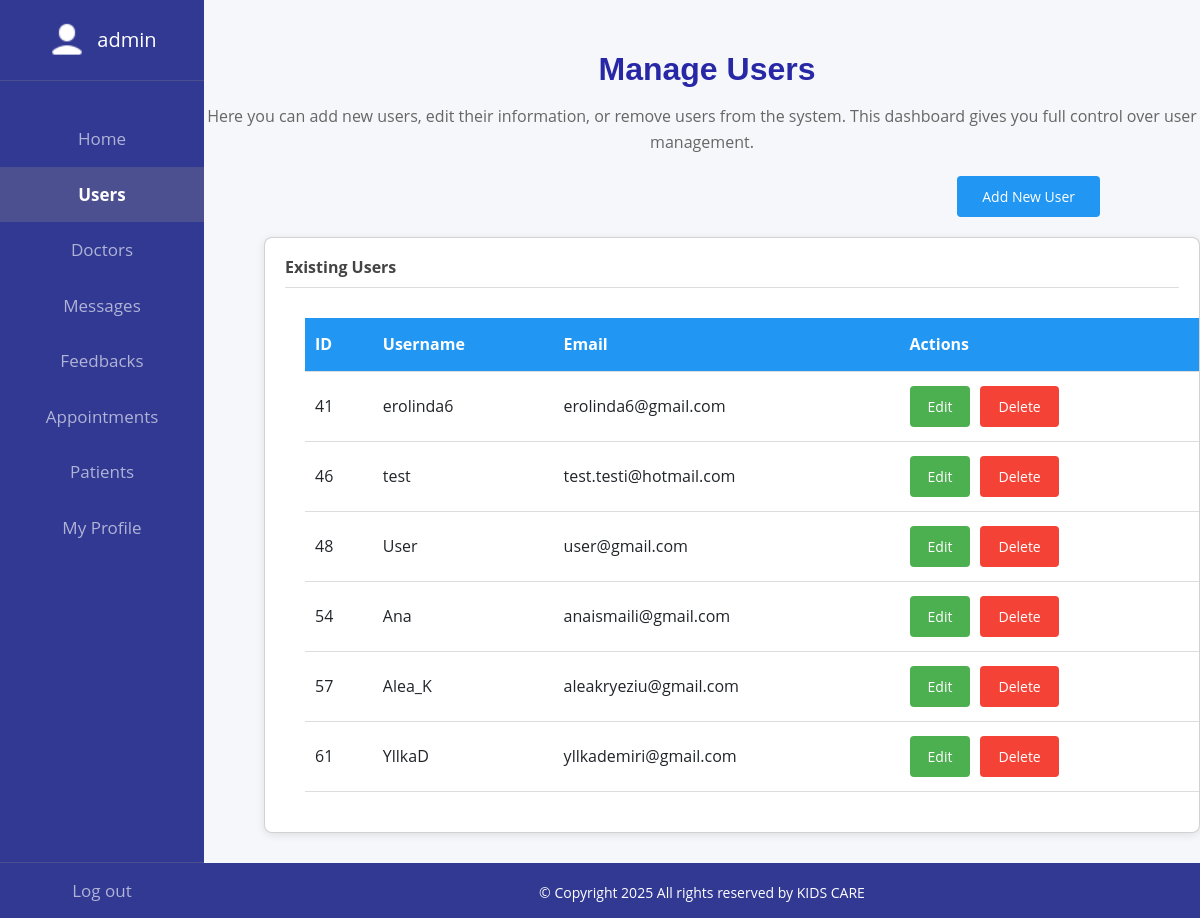
The page /manage-users.php (signed in) on the database its author committed.
### tables this page shows
CREATE TABLE `users` (
  `id` int(10) NOT NULL,
  `username` varchar(255) NOT NULL,
  `email` varchar(255) NOT NULL,
  `password` varchar(255) NOT NULL,
  `role_id` int(11) DEFAULT NULL
);

### manage-users.php (the view, shortened to what this page needs)
<?php
include 'includes/functions/connect.php';
$users = $conn->query("SELECT * FROM users WHERE role_id = 3");
?>
<!DOCTYPE html>
<html>
<head>
    <link href="https://cdn.jsdelivr.net/npm/bootstrap@5.3.3/dist/css/bootstrap.min.css" rel="stylesheet">
    <link rel="stylesheet" href="menus.css">
</head>
<body>
<?php include "includes/templates/admin-sidebar.php"; ?>
<div class="content">
    <h1>Manage Users</h1>
    <p class="users-paragraph">Here you can add new users, edit their information, or remove users from the system. This dashboard gives you full control over user management.</p>
    <div class="btn-container">
        <a href="add-user.php" class="btn btn-add">Add New User</a>
    </div>
    <div class="card">
        <h3>Existing Users</h3>
        <table>
            <tr>
                <th>ID</th>
                <th>Username</th>
                <th>Email</th>
                <th>Actions</th>
            </tr>
            <?php while ($user = $users->fetch_assoc()): ?>
                <tr>
                    <td><?= $user['id'] ?></td>
                    <td><?= htmlspecialchars($user['username']) ?></td>
                    <td><?= htmlspecialchars($user['email']) ?></td>
                    <td>
                        <div class="action-btns">
                            <a href="edit-user.php?id=<?= $user['id'] ?>" class="btn btn-edit">Edit</a>
                            <a href="delete-user.php?id=<?= $user['id'] ?>" onclick="return confirm('Are you sure you want to delete this user?')" class="btn btn-delete">Delete</a>
                        </div>
                    </td>
                </tr>
            <?php endwhile; ?>
        </table>
    </div>
    <div class="footer">
        <p>&copy; Copyright 2025 All rights reserved by KIDS CARE</p>
    </div>
</div>
</body>
</html>

### menus.css (style rules this page uses)
body { font-family: 'Open Sans', sans-serif; color: var(--text-color); background-color: #f9fafb; line-height: 1.6; margin: 0; padding: 0; }
:root { --primary-color: #2563eb; --primary-dark: #1e40af; --secondary-color: #f8fafc; --text-color: #334155; --light-gray: #e2e8f0; --border-radius: 12px; --box-shadow: 0 4px 6px -1px rgba(0, 0, 0, 0.1), 0 2px 4px -1px rgba(0, 0, 0, 0.06); --transition: all 0.3s ease; }
h1, h2 { font-family: 'Montserrat', sans-serif; font-size: 2.5rem; font-weight: 700; color: var(--primary-dark); margin: 2rem 0 1rem; position: relative; padding-bottom: 1rem; }
.content { position: absolute; top: 0; left: 17%; right: 0; }
.footer { color: white; padding: 10px; background-color: #323993; height:37px; display: flex; justify-content: center; align-items: center; font-size:14px; }
.content h1 { color: rgb(40, 40, 167); }
body { background: #f5f7fa; }
h1 { font-size: 36px; color: #333; margin-bottom: 20px; margin-left:10px; }
.card { background: #fff; border-radius: 8px; box-shadow: 0 2px 8px rgba(0,0,0,0.1); padding: 20px; margin-bottom: 30px; max-width: 1400px; margin-left:60px; }
.card h3 { margin-top: 0; margin-bottom: 20px; color: #444; border-bottom: 1px solid #ddd; padding-bottom: 10px; }
.btn { padding: 10px 18px; border: none; border-radius: 4px; color: white; cursor: pointer; transition: background 0.3s ease; font-size: 16px; padding: 14px 22px; }
.btn-add { background-color: #2196F3; text-decoration: none; }
.btn-edit { background-color: #4CAF50; text-decoration: none; }
.btn-delete { background-color: #f44336; text-decoration: none; }
table { width: 100%; border-collapse: collapse; margin-top: 10px; margin:20px; padding-left: 20px; }
th, td { padding: 14px 10px; text-align: left; border-bottom: 1px solid #ddd; font-size:20px; background-color: white; }
th { background: #2196F3; color: white; }

### manage-users.php (style rules this page uses)
body { background: #f5f7fa; }
h1 { font-size: 32px; color: #333; margin-bottom: 20px; }
.card { background: #fff; border-radius: 8px; box-shadow: 0 2px 8px rgba(0,0,0,0.1); padding: 20px; margin-bottom: 30px; max-width: 1150px; }
.card h3 { margin-top: 0; margin-bottom: 20px; color: #444; border-bottom: 1px solid #ddd; padding-bottom: 10px; font-size: 16px; font-weight: bold; }
.btn { padding: 10px 18px; border: none; border-radius: 4px; color: white; cursor: pointer; transition: background 0.3s ease; font-size: 14px; text-decoration: none; display: inline-block; }
.btn-add { background-color: #2196F3; margin-left: 40px; margin-bottom: 20px; padding:10px 25px; }
.btn-edit { background-color: #4CAF50; }
.btn-delete { background-color: #f44336; }
table { width: 100%; border-collapse: collapse; margin-top: 10px; }
th, td { padding: 14px 10px; text-align: left; border-bottom: 1px solid #ddd; font-size:16px; }
th { background: #2196F3; color: white; }
.action-btns { display: flex; gap: 10px; }
h1 { font-size: 32px; margin-top:50px; margin-bottom:0px; text-align:center; }
.btn-container { display: flex; justify-content: flex-end; margin: 20px 100px 0 0; }
.footer { height:55px; padding-top:30px; }
.users-paragraph { color:#666; font-size:16px; margin-top:0px; text-align:center; }

### rows shown on the page
users: id "41", username "erolinda6", email "erolinda6@gmail.com"
users: id "46", username "test", email "test.testi@hotmail.com"
users: id "48", username "User", email "user@gmail.com"
users: id "54", username "Ana", email "anaismaili@gmail.com"
users: id "57", username "Alea_K", email "aleakryeziu@gmail.com"
users: id "61", username "YllkaD", email "yllkademiri@gmail.com"

### other values the page prints
$username "admin"
